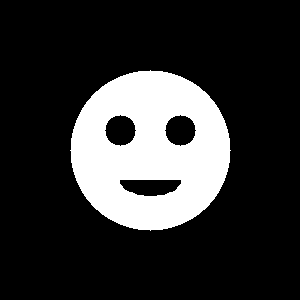
#> input picture test_face.png, 300 x 300 px
$ python test_face_detection.py
#> lines starting #> are read from the running program, lines starting #| are printed output that depends on the picture; after the words box and inside, x2 and y2 are one past the last pixel; in counts of white or black regions, pixels touching at a corner belong together
import cv2
import numpy as np
import os

def test_face_detection_with_real_image():
    """Test face detection with a real image"""
    try:
        # Check if we have the test images
        test_images = ['test_face.png', 'test_face1.png', 'test_face2.png']

        for test_image in test_images:
            if os.path.exists(test_image):
                print(f"Testing with image: {test_image}")

                # Load the image
                img = cv2.imread(test_image)
#> img is the input picture: shape (300, 300, 3); 19.9% white; 1 white region, box (x1, y1, x2, y2) and area: (70, 70, 231, 231) 17889
                if img is None:
                    print(f"Could not load image: {test_image}")
                    continue

                print(f"Image loaded successfully. Size: {img.shape}")
#| Image loaded successfully. Size: (300, 300, 3)

                # Try to detect faces
                try:
                    # Load face cascade classifier
                    cascade_path = cv2.data.haarcascades + 'haarcascade_frontalface_default.xml'
                    face_cascade = cv2.CascadeClassifier(cascade_path)

                    # Convert to grayscale
                    gray_img = cv2.cvtColor(img, cv2.COLOR_BGR2GRAY)

                    # Detect faces
                    faces = face_cascade.detectMultiScale(
                        gray_img,
                        scaleFactor=1.1,
                        minNeighbors=5,
                        minSize=(30, 30)
                    )
#> faces = [[54, 53, 197, 197]]

                    print(f"Detected {len(faces)} faces in {test_image}")
#| Detected 1 faces in test_face.png
                    for (x, y, w, h) in faces:
                        print(f"Face at position: x={x}, y={y}, width={w}, height={h}")
                        # Draw rectangle around face
                        cv2.rectangle(img, (x, y), (x+w, y+h), (255, 0, 0), 2)
#> this loop made 1 pass
#| Face at position: x=54, y=53, width=197, height=197
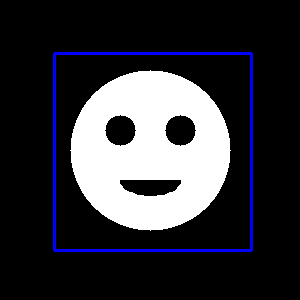
#> img: shape (300, 300, 3); 2.62% of pixels changed, all inside (x1, y1, x2, y2) = (53, 52, 253, 252)

                    # Save result image
                    result_image_path = f'result_{test_image}'
                    cv2.imwrite(result_image_path, img)
                    print(f"Result image saved to: {result_image_path}")

                    if len(faces) > 0:
                        return True

                except Exception as e:
                    print(f"Error in face detection for {test_image}: {e}")
                    continue
            else:
                print(f"Image not found: {test_image}")

        return False
    except Exception as e:
        print(f"Error in test_face_detection_with_real_image: {e}")
        return False

def test_face_detection():
    """Test face detection functionality"""
    try:
        # Create a simple test image with a face-like pattern
        img = np.ones((300, 300, 3), dtype=np.uint8) * 255  # White background

        # Draw a face-like pattern
        # Face outline
        cv2.circle(img, (150, 150), 100, (0, 0, 0), 2)
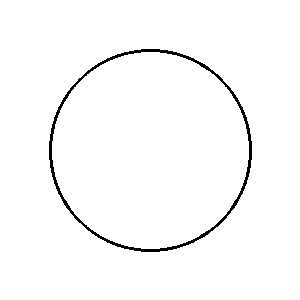
#> img: shape (300, 300, 3); 98% white; black in thin lines or dots, all inside (x1, y1, x2, y2) = (49, 49, 252, 252)

        # Eyes
        cv2.circle(img, (110, 120), 20, (0, 0, 0), -1)
        cv2.circle(img, (190, 120), 20, (0, 0, 0), -1)

        # Nose
        cv2.circle(img, (150, 160), 15, (0, 0, 0), -1)

        # Mouth
        cv2.ellipse(img, (150, 200), (40, 20), 0, 0, 180, (0, 0, 0), 2)
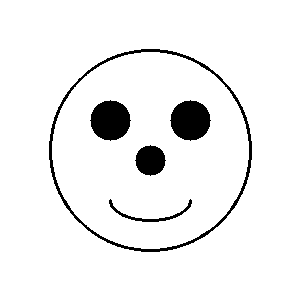
#> img: shape (300, 300, 3); 94.1% white; 5 black regions, box (x1, y1, x2, y2) and area: (49, 49, 252, 252) 1810, (90, 100, 131, 141) 1257, (170, 100, 211, 141) 1257, (135, 145, 166, 176) 709, (109, 199, 192, 222) 291

        # Save test image
        test_image_path = 'test_face_detection.jpg'
        cv2.imwrite(test_image_path, img)
        print(f"Test image saved to: {test_image_path}")

        # Try to detect faces
        try:
            # Load face cascade classifier
            cascade_path = cv2.data.haarcascades + 'haarcascade_frontalface_default.xml'
            face_cascade = cv2.CascadeClassifier(cascade_path)

            # Convert to grayscale
            gray_img = cv2.cvtColor(img, cv2.COLOR_BGR2GRAY)

            # Detect faces
            faces = face_cascade.detectMultiScale(
                gray_img,
                scaleFactor=1.1,
                minNeighbors=5,
                minSize=(30, 30)
            )
#> faces = ()

            print(f"Detected {len(faces)} faces in generated image")
#| Detected 0 faces in generated image
            for (x, y, w, h) in faces:
                print(f"Face at position: x={x}, y={y}, width={w}, height={h}")
#> this loop made 0 passes

            return len(faces) > 0
        except Exception as e:
            print(f"Error in face detection: {e}")
            return False

    except Exception as e:
        print(f"Error in test_face_detection: {e}")
        return False

if __name__ == "__main__":
    print("Testing face detection with real images...")
    result1 = test_face_detection_with_real_image()

    print("\nTesting face detection with generated image...")
    result2 = test_face_detection()
#> result2 = False

    if result1 or result2:
        print("\nFace detection is working!")
    else:
        print("\nFace detection is not working properly.")
